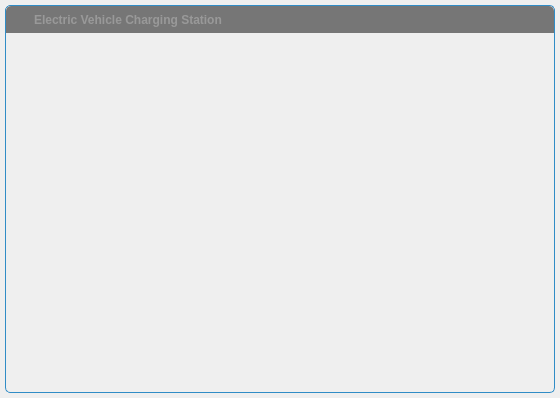
<?xml version="1.0" encoding="UTF-8"?>
<ui version="4.0">
 <class>FramelessWindow</class>
 <widget class="QWidget" name="FramelessWindow">
  <property name="geometry">
   <rect>
    <x>0</x>
    <y>0</y>
    <width>560</width>
    <height>398</height>
   </rect>
  </property>
  <property name="windowTitle">
   <string/>
  </property>
  <property name="windowIcon">
   <iconset resource="../resource.qrc">
    <normaloff>:/Icons/Images/tanklogo.png</normaloff>:/Icons/Images/tanklogo.png</iconset>
  </property>
  <property name="autoFillBackground">
   <bool>false</bool>
  </property>
  <layout class="QVBoxLayout" name="verticalLayout_2">
   <property name="spacing">
    <number>0</number>
   </property>
   <property name="leftMargin">
    <number>5</number>
   </property>
   <property name="topMargin">
    <number>5</number>
   </property>
   <property name="rightMargin">
    <number>5</number>
   </property>
   <property name="bottomMargin">
    <number>5</number>
   </property>
   <item>
    <widget class="QWidget" name="windowFrame" native="true">
     <property name="autoFillBackground">
      <bool>false</bool>
     </property>
     <property name="styleSheet">
      <string notr="true">#windowFrame{border:1px solid palette(highlight); border-radius:5px 5px 5px 5px; background-color:palette(Window);}</string>
     </property>
     <layout class="QVBoxLayout" name="verticalLayout">
      <property name="spacing">
       <number>0</number>
      </property>
      <property name="leftMargin">
       <number>1</number>
      </property>
      <property name="topMargin">
       <number>1</number>
      </property>
      <property name="rightMargin">
       <number>1</number>
      </property>
      <property name="bottomMargin">
       <number>1</number>
      </property>
      <item>
       <widget class="WindowDragger" name="windowTitlebar" native="true">
        <property name="sizePolicy">
         <sizepolicy hsizetype="Preferred" vsizetype="Fixed">
          <horstretch>0</horstretch>
          <verstretch>0</verstretch>
         </sizepolicy>
        </property>
        <property name="minimumSize">
         <size>
          <width>0</width>
          <height>0</height>
         </size>
        </property>
        <property name="autoFillBackground">
         <bool>false</bool>
        </property>
        <property name="styleSheet">
         <string notr="true">#windowTitlebar{border: 0px none palette(base); border-top-left-radius:5px; border-top-right-radius:5px; background-color:palette(shadow); height:20px;}</string>
        </property>
        <layout class="QHBoxLayout" name="horizontalLayout" stretch="0,0,1,0,0,0,0">
         <property name="spacing">
          <number>0</number>
         </property>
         <property name="leftMargin">
          <number>0</number>
         </property>
         <property name="topMargin">
          <number>0</number>
         </property>
         <property name="rightMargin">
          <number>0</number>
         </property>
         <property name="bottomMargin">
          <number>0</number>
         </property>
         <item>
          <widget class="QLabel" name="spacer">
           <property name="minimumSize">
            <size>
             <width>4</width>
             <height>0</height>
            </size>
           </property>
           <property name="maximumSize">
            <size>
             <width>4</width>
             <height>16777215</height>
            </size>
           </property>
          </widget>
         </item>
         <item>
          <widget class="QLabel" name="icon">
           <property name="minimumSize">
            <size>
             <width>16</width>
             <height>16</height>
            </size>
           </property>
           <property name="maximumSize">
            <size>
             <width>16</width>
             <height>16</height>
            </size>
           </property>
           <property name="contextMenuPolicy">
            <enum>Qt::NoContextMenu</enum>
           </property>
           <property name="styleSheet">
            <string notr="true">#icon {background-color:palette(shadow);}</string>
           </property>
          </widget>
         </item>
         <item>
          <widget class="QLabel" name="titleText">
           <property name="font">
            <font>
             <bold>true</bold>
            </font>
           </property>
           <property name="styleSheet">
            <string notr="true">  padding-left:5px;
  color:rgb(153,153,153);</string>
           </property>
           <property name="text">
            <string>Electric Vehicle Charging Station</string>
           </property>
           <property name="alignment">
            <set>Qt::AlignLeading|Qt::AlignLeft|Qt::AlignVCenter</set>
           </property>
          </widget>
         </item>
         <item>
          <widget class="QToolButton" name="minimizeButton">
           <property name="font">
            <font>
             <bold>true</bold>
            </font>
           </property>
           <property name="styleSheet">
            <string notr="true">#minimizeButton{
  background-color:none;
  border:none;
  width:16px;
  height:16px;
  padding:4px;
  image:url(:/images/icon_window_minimize.png);
}
#minimizeButton:hover{
  background-color:palette(alternate-base);
}
#minimizeButton:pressed{
  background-color:palette(highlight);
}</string>
           </property>
           <property name="text">
            <string/>
           </property>
           <property name="icon">
            <iconset resource="../framelesswindow.qrc">
             <normaloff>:/Images/icon_window_minimize.png</normaloff>:/Images/icon_window_minimize.png</iconset>
           </property>
          </widget>
         </item>
         <item>
          <widget class="QToolButton" name="restoreButton">
           <property name="styleSheet">
            <string notr="true">#restoreButton{
  background-color:none;
  border:none;
  width:16px;
  height:16px;
  padding:4px;
  image:url(:/images/icon_window_restore.png);
}
#restoreButton:hover{
  background-color:palette(alternate-base);
}
#restoreButton:pressed{
  background-color:palette(highlight);
}</string>
           </property>
           <property name="text">
            <string/>
           </property>
           <property name="icon">
            <iconset resource="../framelesswindow.qrc">
             <normaloff>:/Images/icon_window_restore.png</normaloff>:/Images/icon_window_restore.png</iconset>
           </property>
          </widget>
         </item>
         <item>
          <widget class="QToolButton" name="maximizeButton">
           <property name="styleSheet">
            <string notr="true">#maximizeButton{
  background-color:none;
  border:none;
  width:16px;
  height:16px;
  padding:4px;
  image:url(:/images/icon_window_maximize.png);
}
#maximizeButton:hover{
  background-color:palette(alternate-base);
}
##maximizeButton:pressed{
  background-color:palette(highlight);
}</string>
           </property>
           <property name="text">
            <string/>
           </property>
           <property name="icon">
            <iconset resource="../framelesswindow.qrc">
             <normaloff>:/Images/icon_window_maximize.png</normaloff>:/Images/icon_window_maximize.png</iconset>
           </property>
          </widget>
         </item>
         <item>
          <widget class="QToolButton" name="closeButton">
           <property name="font">
            <font>
             <bold>true</bold>
            </font>
           </property>
           <property name="styleSheet">
            <string notr="true">#closeButton{
  background-color:none;
  border:none;
  width:16px;
  height:16px;
  padding:4px;
  image:url(:/images/icon_window_close.png);
  border-top-right-radius: 5px;
}
#closeButton:hover{
  background-color:palette(alternate-base);
}
##closeButton:pressed{
  background-color:palette(highlight);
}</string>
           </property>
           <property name="icon">
            <iconset resource="../framelesswindow.qrc">
             <normaloff>:/Images/icon_window_close.png</normaloff>:/Images/icon_window_close.png</iconset>
           </property>
          </widget>
         </item>
        </layout>
       </widget>
      </item>
      <item>
       <widget class="QWidget" name="windowContent" native="true">
        <property name="autoFillBackground">
         <bool>false</bool>
        </property>
        <property name="styleSheet">
         <string notr="true">#windowContent{
  border: 0px none palette(base);
  border-radius:0px 0px 5px 5px;
}</string>
        </property>
        <layout class="QVBoxLayout" name="verticalLayout_3">
         <property name="spacing">
          <number>0</number>
         </property>
         <property name="leftMargin">
          <number>0</number>
         </property>
         <property name="topMargin">
          <number>0</number>
         </property>
         <property name="rightMargin">
          <number>0</number>
         </property>
         <property name="bottomMargin">
          <number>0</number>
         </property>
        </layout>
       </widget>
      </item>
     </layout>
    </widget>
   </item>
  </layout>
 </widget>
 <layoutdefault spacing="6" margin="11"/>
 <customwidgets>
  <customwidget>
   <class>WindowDragger</class>
   <extends>QWidget</extends>
   <header location="global">framelesswindow/windowdragger.h</header>
   <container>1</container>
  </customwidget>
 </customwidgets>
 <resources>
  <include location="../framelesswindow.qrc"/>
  <include location="../resource.qrc"/>
 </resources>
 <connections/>
</ui>
